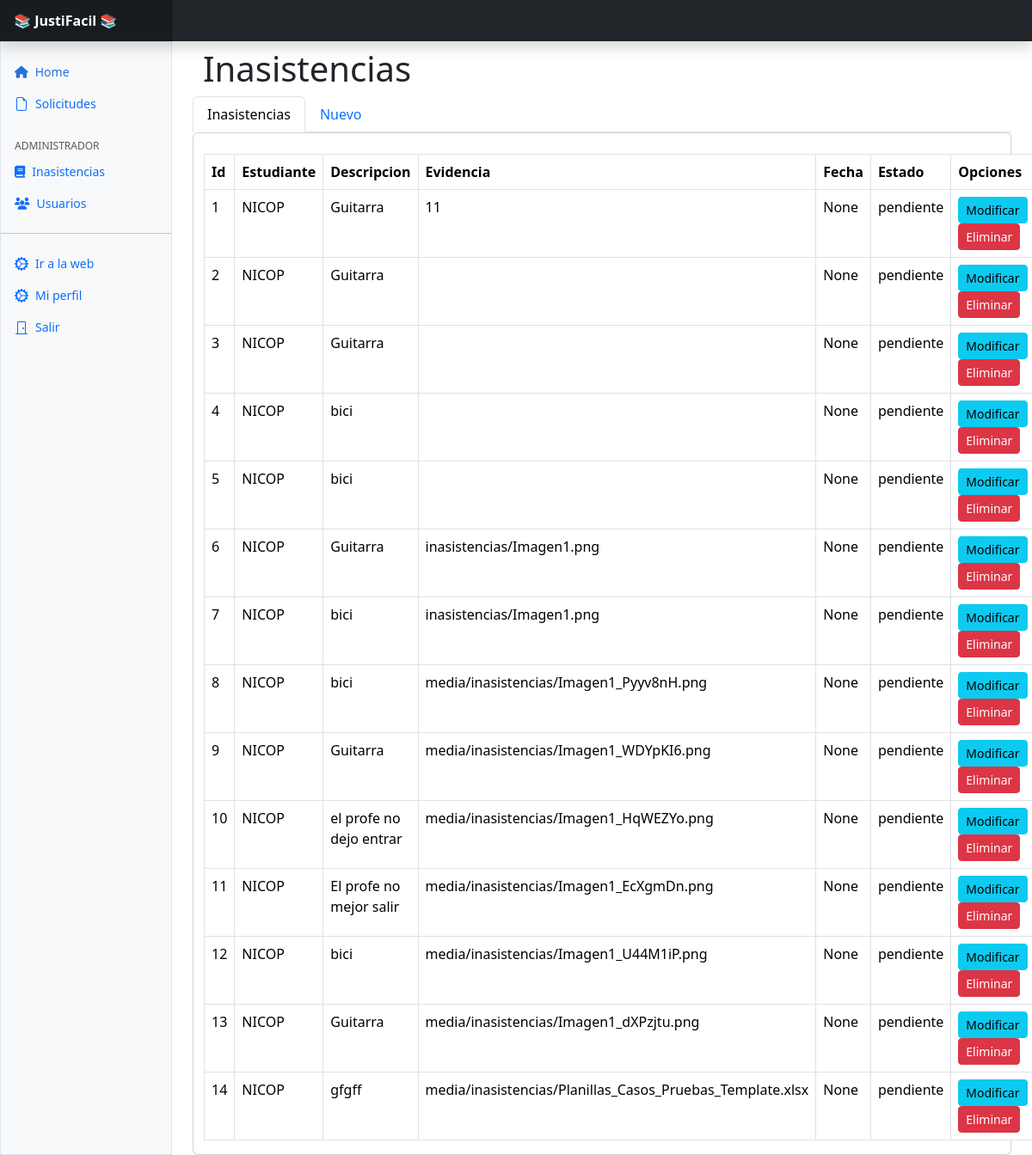
/administrador/inasistencia/, run on an earlier commit of the app's database.
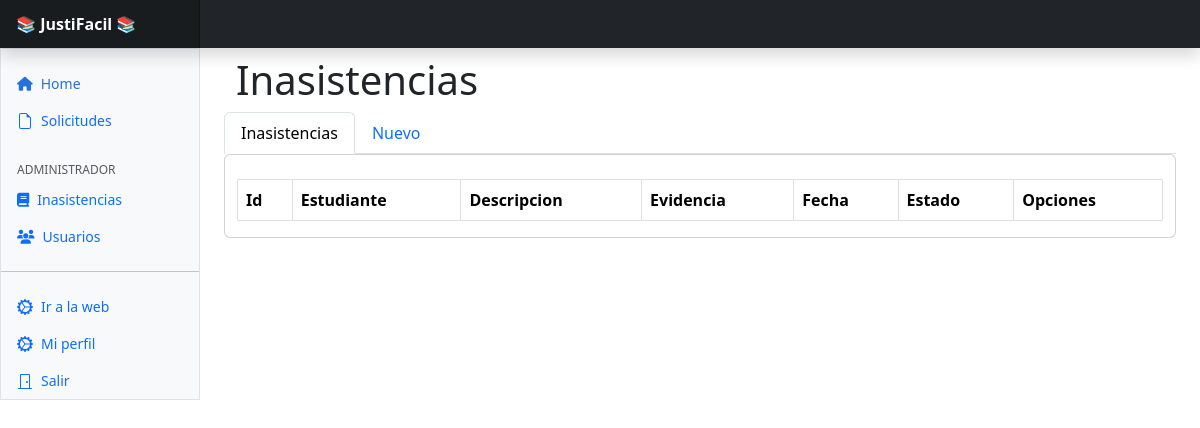
And on a later commit of the database.
### Inicio/models.py (models this page shows, shortened)
class Inasistencia(models.Model):
    estudiante =  models.ForeignKey('auth.User', on_delete=models.CASCADE)
    descripcion = models.CharField(max_length=300)
    imagen = models.ImageField(upload_to='media/inasistencias', null=True)
    fecha = models.DateTimeField(null=True)
    estado = models.CharField(max_length=10, choices=settings.ESTADOS, default='pendiente')

### Inicio/routes/viewsAdmin.py (the view)
# urls.py: path('administrador/inasistencia/', viewsAdmin.admin_lista_inasistencia, name='admin_lista_inasistencia'),
def admin_lista_inasistencia(request):
    inasistencias = Inasistencia.objects.all()
    return render(request, 'administrador/inasistencia/lista.html', {'inasistencias': inasistencias})

### Inicio/templates/administrador/inasistencia/lista.html (shortened to what this page needs)
{% extends 'layouts/admin/app.html' %}
{% load static %}
{% block contenido %}
  <div class="container">
    <div class="row">
      <h1 class="mt-2">Inasistencias</h1>
      <ul class="nav nav-tabs">
        <li class="nav-item">
          <a class="nav-link active" href="#">Inasistencias</a>
        </li>
        <li class="nav-item">
          <a class="nav-link" href="{% url 'admin_create_inasistencia' %}">Nuevo</a>
        </li>
      </ul>
      <div class="card">
        <table class="table table-bordered mt-4">
          <thead>
            <tr>
              <th scope="col">Id</th>
              <th scope="col">Estudiante</th>
              <th scope="col">Descripcion</th>
              <th scope="col">Evidencia</th>
              <th scope="col">Fecha</th>
              <th scope="col">Estado</th>
              <th scope="col">Opciones</th>
            </tr>
          </thead>
          <tbody>
            {% for inasistencia in inasistencias %}
              <tr>
                <td>{{ inasistencia.id }}</td>
                <td>{{ inasistencia.estudiante.username }}</td>
                <td>{{ inasistencia.descripcion }}</td>
                <td>{{ inasistencia.imagen }}</td>
                <td>{{ inasistencia.fecha }}</td>
                <td>{{ inasistencia.estado }}</td>
                <td>
                  <a href="{% url 'admin_edit_inasistencia' id=inasistencia.id %}" class="btn btn-info btn-sm">Modificar</a>
                  <a href="{% url 'admin_delete_inasistencia' id=inasistencia.id %}" class="btn btn-danger btn-sm">Eliminar</a>
                </td>
              </tr>
            {% endfor %}
          </tbody>
        </table>
      </div>
    </div>
  </div>
{% endblock %}

### Inicio/templates/layouts/admin/app.html (shortened to what this page needs)
{% extends 'layouts/admin/base.html' %}
{% load static %}
{% block css %}
  <link href="https://cdn.jsdelivr.net/npm/bootstrap-icons@1.10.5/font/bootstrap-icons.min.css" rel="stylesheet" />
  <link href="{% static 'css/admin.css' %}" rel="stylesheet" />
{% endblock %}
{% block app %}
  <header class="navbar sticky-top bg-dark flex-md-nowrap p-0 shadow" data-bs-theme="dark">
    <a class="navbar-brand col-md-3 col-lg-2 me-0 px-3 fs-6 text-white" href="#"><strong>📚 JustiFacil 📚</strong></a>
  </header>
  <div class="container-fluid">
    <div class="row">
      {% include 'layouts/admin/_menu.html' %}
      <main class="col-md-9 ms-sm-auto col-lg-10 px-md-4">
        {% block contenido %}
        {% endblock %}
      </main>
    </div>
  </div>
{% endblock %}

### Inicio/templates/layouts/admin/base.html (shortened to what this page needs)
{% load static %}
<!DOCTYPE html>
<html lang="en">
  <head>
    <link href="https://cdn.jsdelivr.net/npm/bootstrap@5.3.2/dist/css/bootstrap.min.css" rel="stylesheet" />
    <link rel="stylesheet" href="https://cdnjs.cloudflare.com/ajax/libs/font-awesome/6.4.2/css/all.min.css" />
    {% block css %}
    {% endblock %}
  </head>
  <body>
    {% block app %}
    {% endblock %}
  </body>
</html>

### Inicio/templates/layouts/admin/_menu.html (shortened to what this page needs)
<div class="sidebar border border-right col-md-3 col-lg-2 p-0 bg-body-tertiary">
  <div class="offcanvas-md offcanvas-start bg-body-tertiary" tabindex="-1" id="sidebarMenu" aria-labelledby="sidebarMenuLabel">
    <div class="offcanvas-body d-md-flex flex-column p-0 pt-lg-3 overflow-y-auto">
      <ul class="nav flex-column">
        <li class="nav-item">
          <a class="nav-link d-flex align-items-center gap-2 active" aria-current="page" href="{% url 'admin_index' %}"><div class="fas fa-home"></div>Home</a>
        </li>
        <li class="nav-item">
          <a class="nav-link d-flex align-items-center gap-2" href="#">
            <svg class="bi">
              <use xlink:href="#file-earmark" />
            </svg>Solicitudes
          </a>
        </li>
      </ul>
      <h6 class="sidebar-heading d-flex justify-content-between align-items-center px-3 mt-4 mb-1 text-body-secondary text-uppercase"><span>Administrador</span></h6>
      <ul class="nav flex-column mb-auto">
        <li class="nav-item">
          <a class="nav-link d-flex align-items-center gap-2" href="{% url 'admin_lista_inasistencia' %}">
            <i class="fa fa-book"></i>
            Inasistencias
          </a>
        </li>
        <li class="nav-item">
          <a class="nav-link d-flex align-items-center gap-2" href="{% url 'admin_lista_usuario' %}">
            <i class="fa fa-users"></i>
            Usuarios
          </a>
        </li>
      </ul>
      <hr class="my-3" />
      <ul class="nav flex-column mb-auto">
        <li class="nav-item">
          <a class="nav-link d-flex align-items-center gap-2" href="{% url 'home' %}">
            <svg class="bi">
              <use xlink:href="#gear-wide-connected" />
            </svg>Ir a la web
          </a>
        </li>
        <li class="nav-item">
          <a class="nav-link d-flex align-items-center gap-2" href="{% url 'logout' %}">
            <svg class="bi">
              <use xlink:href="#gear-wide-connected" />
            </svg>Mi perfil
          </a>
        </li>
        <li class="nav-item">
          <a class="nav-link d-flex align-items-center gap-2" href="{% url 'logout' %}">
            <svg class="bi">
              <use xlink:href="#door-closed" />
            </svg>Salir
          </a>
        </li>
      </ul>
    </div>
  </div>
</div>

### Inicio/templates/layouts/admin/app.html (style rules this page uses)
.bi { vertical-align: -0.125em; fill: currentColor; }

What changed in the data, as far as the page shows it:
removed Inasistencia: id "1", estudiante.username "NICOP", descripcion "Guitarra", imagen "11", fecha "None", estado "pendiente"
removed Inasistencia: id "2", estudiante.username "NICOP", descripcion "Guitarra", fecha "None", estado "pendiente"
removed Inasistencia: id "3", estudiante.username "NICOP", descripcion "Guitarra", fecha "None", estado "pendiente"
removed Inasistencia: id "4", estudiante.username "NICOP", descripcion "bici", fecha "None", estado "pendiente"
removed Inasistencia: id "5", estudiante.username "NICOP", descripcion "bici", fecha "None", estado "pendiente"
removed Inasistencia: id "6", estudiante.username "NICOP", descripcion "Guitarra", imagen "inasistencias/Imagen1.png", fecha "None", estado "pendiente"
removed Inasistencia: id "7", estudiante.username "NICOP", descripcion "bici", imagen "inasistencias/Imagen1.png", fecha "None", estado "pendiente"
removed Inasistencia: id "8", estudiante.username "NICOP", descripcion "bici", imagen "media/inasistencias/Imagen1_Pyyv8nH.png", fecha "None", estado "pendiente"
removed Inasistencia: id "9", estudiante.username "NICOP", descripcion "Guitarra", imagen "media/inasistencias/Imagen1_WDYpKI6.png", fecha "None", estado "pendiente"
removed Inasistencia: id "10", estudiante.username "NICOP", descripcion "el profe no dejo entrar", imagen "media/inasistencias/Imagen1_HqWEZYo.png", fecha "None", estado "pendiente"
removed Inasistencia: id "11", estudiante.username "NICOP", descripcion "El profe no mejor salir", imagen "media/inasistencias/Imagen1_EcXgmDn.png", fecha "None", estado "pendiente"
removed Inasistencia: id "12", estudiante.username "NICOP", descripcion "bici", imagen "media/inasistencias/Imagen1_U44M1iP.png", fecha "None", estado "pendiente"
removed Inasistencia: id "13", estudiante.username "NICOP", descripcion "Guitarra", imagen "media/inasistencias/Imagen1_dXPzjtu.png", fecha "None", estado "pendiente"
removed Inasistencia: id "14", estudiante.username "NICOP", descripcion "gfgff", imagen "media/inasistencias/Planillas_Casos_Pruebas_Template.xlsx", fecha "None", estado "pendiente"
